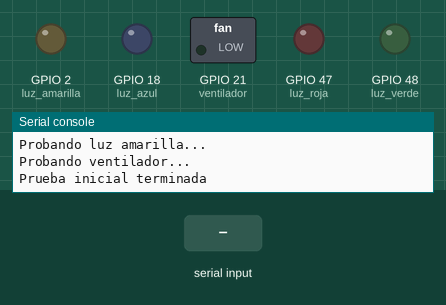
Recording of a program running on a simulated ESP32 board running MicroPython. On the bench: switched loads named in the program (green lamp = pin HIGH), output pins drawn as LEDs (lit = HIGH), the last lines printed to the serial console. Inputs (shaded band) come from the test bench.

Above: at 3.2 s.
3.3 s: "VENT_BAJO" typed at the serial console, then Enter
At 3.7 s:
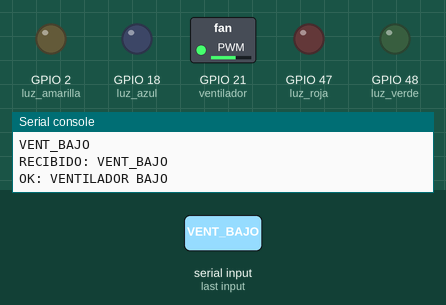
4.8 s: "LUZ_ROJA" typed at the serial console, then Enter
At 6.0 s:
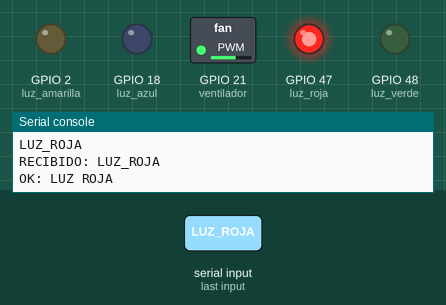
6.3 s: "VENT_ON" typed at the serial console, then Enter
At 7.2 s:
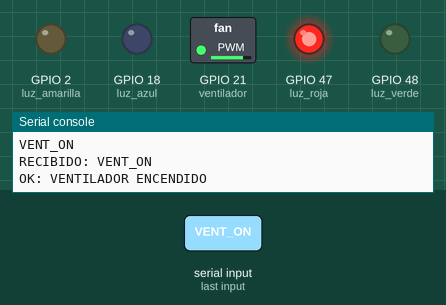
7.8 s: "VENT_OFF" typed at the serial console, then Enter
At 8.4 s:
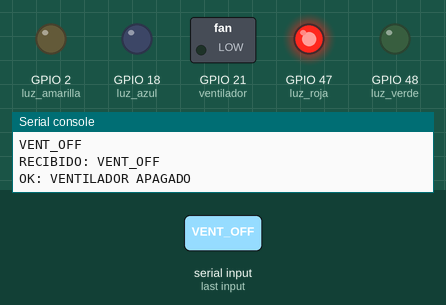
9.3 s: "LUZ_VERDE" typed at the serial console, then Enter
At 10.5 s:
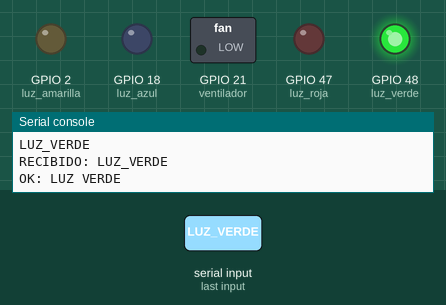
10.8 s: "VENT_MEDIO" typed at the serial console, then Enter
At 11.8 s:
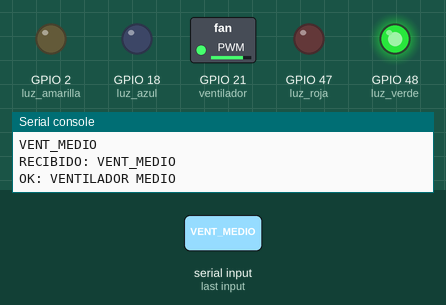
Timing chart, 0 to 13.3 s (numbered marks = the images above; inputs shaded):
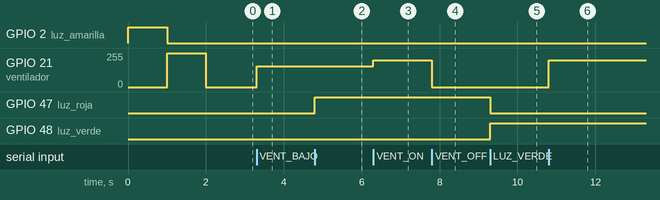

The program:

prueba_comunicacion.py
```python
import sys
import select
from machine import Pin, PWM
from time import sleep


# =====================================
# ILUMINACION
# =====================================

luz_roja = Pin(47, Pin.OUT)
luz_verde = Pin(48, Pin.OUT)
luz_azul = Pin(18, Pin.OUT)
luz_amarilla = Pin(2, Pin.OUT)


def apagar_luces():
    luz_roja.value(0)
    luz_verde.value(0)
    luz_azul.value(0)
    luz_amarilla.value(0)


def luces_rojas():
    apagar_luces()
    luz_roja.value(1)


def luces_verdes():
    apagar_luces()
    luz_verde.value(1)


def luces_azules():
    apagar_luces()
    luz_azul.value(1)


def luces_amarillas():
    apagar_luces()
    luz_amarilla.value(1)


# =====================================
# VENTILADOR
# =====================================

ventilador = PWM(Pin(21))
ventilador.freq(1000)


def vent_off():
    ventilador.duty_u16(0)


def vent_on():
    ventilador.duty_u16(52000)


def vent_bajo():
    ventilador.duty_u16(40000)


def vent_medio():
    ventilador.duty_u16(52000)


def vent_max():
    ventilador.duty_u16(65535)


# =====================================
# ESTADO INICIAL
# =====================================

apagar_luces()
vent_off()

print("ESP32 LISTA PARA COMANDOS")


# =====================================
# PRUEBA AUTOMATICA AL INICIAR
# =====================================

print("Probando luz amarilla...")
luz_amarilla.value(1)
sleep(1)
luz_amarilla.value(0)

print("Probando ventilador...")
vent_max()
sleep(1)
vent_off()

print("Prueba inicial terminada")


# =====================================
# COMUNICACION SERIAL
# =====================================

poll = select.poll()
poll.register(sys.stdin, select.POLLIN)


while True:

    eventos = poll.poll(100)

    if eventos:

        comando = sys.stdin.readline().strip()

        if comando:

            print("RECIBIDO:", comando)

            # -------------------------
            # VENTILADOR
            # -------------------------

            if comando == "VENT_ON":

                vent_on()
                print("OK: VENTILADOR ENCENDIDO")

            elif comando == "VENT_OFF":

                vent_off()
                print("OK: VENTILADOR APAGADO")

            elif comando == "VENT_BAJO":

                vent_bajo()
                print("OK: VENTILADOR BAJO")

            elif comando == "VENT_MEDIO":

                vent_medio()
                print("OK: VENTILADOR MEDIO")

            elif comando == "VENT_MAX":

                vent_max()
                print("OK: VENTILADOR MAXIMO")


            # -------------------------
            # LUCES
            # -------------------------

            elif comando == "LUZ_ROJA":

                luces_rojas()
                print("OK: LUZ ROJA")

            elif comando == "LUZ_VERDE":

                luces_verdes()
                print("OK: LUZ VERDE")

            elif comando == "LUZ_AZUL":

                luces_azules()
                print("OK: LUZ AZUL")

            elif comando == "LUZ_AMARILLA":

                luces_amarillas()
                print("OK: LUZ AMARILLA")


            # -------------------------
            # COMANDO DESCONOCIDO
            # -------------------------

            else:

                print(
                    "ERROR: COMANDO DESCONOCIDO:",
                    comando
                )

    sleep(0.01)
```

Measured:
- after the input at 3.3 s, GPIO 21 (ventilador): 0/255 → 156/255 at once
- after the input at 4.8 s, GPIO 47 (luz_roja): LOW → HIGH at once
- after the input at 6.3 s, GPIO 21 (ventilador): 156/255 → 202/255 at once
- after the input at 7.8 s, GPIO 21 (ventilador): 202/255 → 0/255 at once
- after the input at 9.3 s, GPIO 47 (luz_roja): HIGH → LOW at once; GPIO 48 (luz_verde): LOW → HIGH at once
- after the input at 10.8 s, GPIO 21 (ventilador): 0/255 → 202/255 at once
